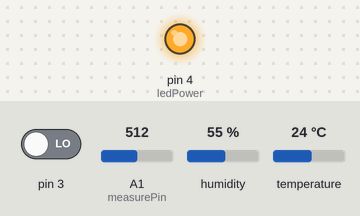
Bench run of a sketch on a simulated Arduino Uno, built with avr-gcc and run on an emulated ATmega328P. Shown: output pins drawn as LEDs (lit = HIGH). The inputs (shaded band) are chosen by the test bench; at power-on: pin 3 LOW, A1 (measurePin) = 512, humidity 55 %, temperature 24 °C. No radio packets arrive unless stated; what the sketch prints to the serial monitor is not drawn.

Above: at 0.1 s.
Timing chart, 0 to 1.6 s (numbered marks = the images above):
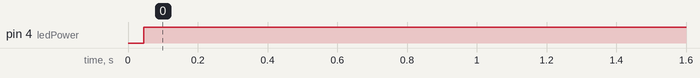

Measured:
- by itself, pin 4 (ledPower): LOW → HIGH at 0.05 s

The sketch:

sender.ino
```cpp
#include <SPI.h>
#include <LoRa.h>
#include "DHT.h"

#define LORA_SS_PIN 10
#define LORA_RST_PIN 9
#define LORA_DI0_PIN 2

#define analogPin A0
#define measurePin A1
int ledPower = 4;

const int DHTPIN = 7;
const int DHTTYPE = DHT11;
DHT dht(DHTPIN, DHTTYPE);

void setup() {
  Serial.begin(9600);
  while (!Serial);
  pinMode(ledPower,OUTPUT);
  dht.begin();

  Serial.println("LoRa Sender");
  LoRa.setPins(LORA_SS_PIN, LORA_RST_PIN, LORA_DI0_PIN);
  if (!LoRa.begin(433E6)) {
    Serial.println("Starting LoRa failed!");
    while (1);
  }
  Serial.println("LoRa init successful.");
  LoRa.setTxPower(20);

}

void loop(){
  String senderData = "";
  float temperature = temperatureFromDHT11();
  float humidity = humidityFromDHT11();
  if(temperature == -1 || humidity == -1 ){
    return;
  }else {
    Serial.print("temperature = ");
    Serial.println(temperature);
    Serial.print("humidity = ");
    Serial.println(humidity);

    float dustDensity = dustSensor();
    Serial.print("Dust = ");
    Serial.println(dustDensity);
  int rainVal = digitalRead(3);

    senderData = String(temperature)+", "+String(humidity)+", "+String(dustDensity)+", "+String(rainVal) ;
  }

  LoRa.beginPacket();
  LoRa.print(senderData);
  LoRa.endPacket();
  Serial.println("Data sent from ESP8266: " + senderData);
  delay(1000);
}

float temperatureFromDHT11(){
  float t = dht.readTemperature();
  float result;
  if (isnan(t) ) {
    result = -1 ;
  }else{
    result = t;
  }
  return result;
}

float humidityFromDHT11(){
  float h = dht.readHumidity();
  float result;
  if (isnan(h)) {
    result = -1 ;
  }else{
    result = h;
  }
  return result;
}


float dustSensor(){
  int samplingTime = 280;
  int deltaTime = 40;
  int sleepTime = 9680;

  float voMeasured = 0;
  float calcVoltage = 0;
  float dustDensity = 0;

  digitalWrite(ledPower,LOW); // Bật IR LED
  delayMicroseconds(samplingTime);  //Delay 0.28ms
  voMeasured = analogRead(measurePin); // Đọc giá trị ADC V0
  delayMicroseconds(deltaTime); //Delay 0.04ms
  digitalWrite(ledPower,HIGH); // Tắt LED
  delayMicroseconds(sleepTime); //Delay 9.68ms

  // Tính điện áp từ giá trị ADC
  calcVoltage = voMeasured * (5.0 / 1024); //Điệp áp Vcc của cảm biến (5.0 hoặc 3.3)

  dustDensity = 0.17 * calcVoltage - 0.1;
  return dustDensity;
}
```
